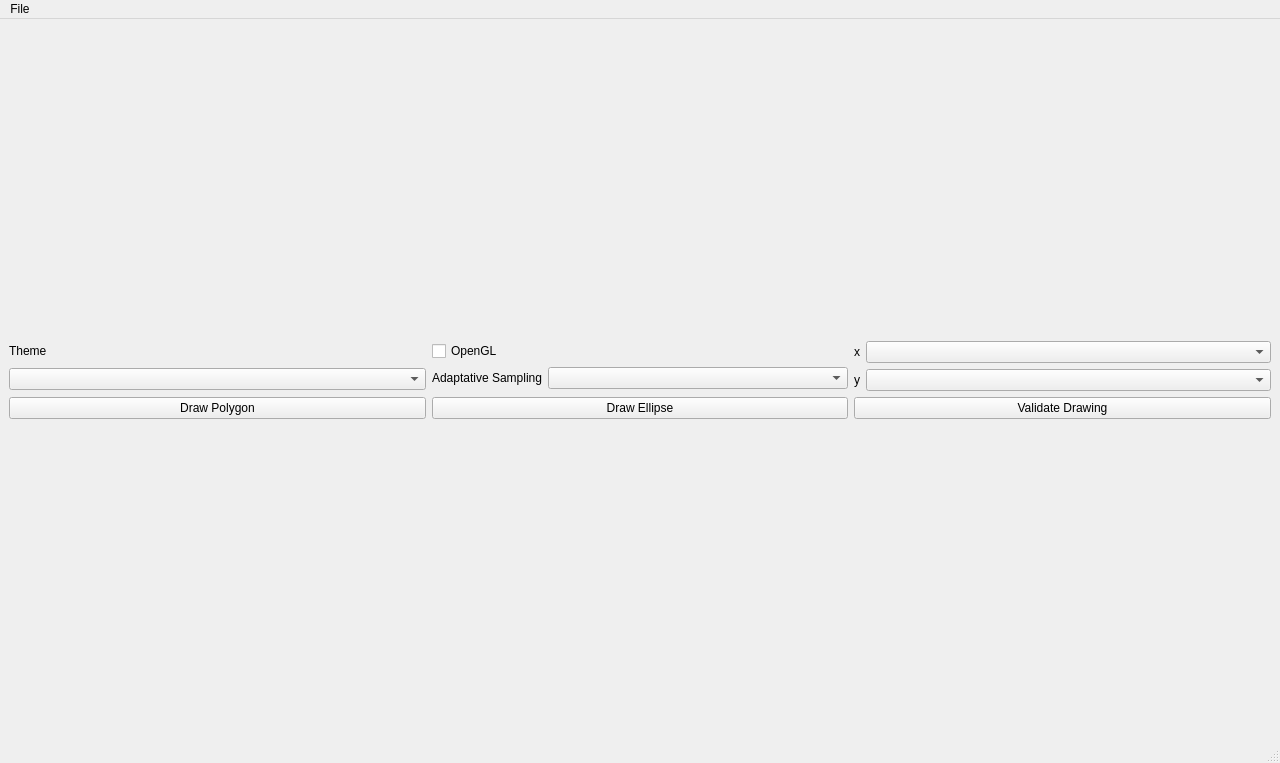
<?xml version="1.0" encoding="UTF-8"?>
<ui version="4.0">
 <class>GraphWindow</class>
 <widget class="QMainWindow" name="GraphWindow">
  <property name="geometry">
   <rect>
    <x>0</x>
    <y>0</y>
    <width>1280</width>
    <height>763</height>
   </rect>
  </property>
  <property name="minimumSize">
   <size>
    <width>500</width>
    <height>0</height>
   </size>
  </property>
  <property name="windowTitle">
   <string>GraphWindow</string>
  </property>
  <widget class="QWidget" name="centralwidget">
   <property name="layoutDirection">
    <enum>Qt::LeftToRight</enum>
   </property>
   <layout class="QVBoxLayout" name="verticalLayout">
    <item>
     <layout class="QGridLayout" name="gridLayout">
      <item row="0" column="0">
       <widget class="QLabel" name="label">
        <property name="text">
         <string>Theme</string>
        </property>
       </widget>
      </item>
      <item row="1" column="0">
       <widget class="QComboBox" name="themeComboBox"/>
      </item>
      <item row="0" column="1">
       <widget class="QCheckBox" name="setOpenGL">
        <property name="text">
         <string>OpenGL</string>
        </property>
       </widget>
      </item>
      <item row="2" column="1">
       <widget class="QPushButton" name="DrawEllipse">
        <property name="text">
         <string>Draw Ellipse</string>
        </property>
        <property name="checkable">
         <bool>true</bool>
        </property>
        <property name="checked">
         <bool>false</bool>
        </property>
       </widget>
      </item>
      <item row="0" column="2" rowspan="2">
       <layout class="QFormLayout" name="formLayout">
        <item row="0" column="0">
         <widget class="QLabel" name="label_2">
          <property name="text">
           <string>x</string>
          </property>
          <property name="alignment">
           <set>Qt::AlignRight|Qt::AlignTrailing|Qt::AlignVCenter</set>
          </property>
         </widget>
        </item>
        <item row="0" column="1">
         <widget class="QComboBox" name="comboBoxMarqueur1"/>
        </item>
        <item row="1" column="1">
         <widget class="QComboBox" name="comboBoxMarqueur2"/>
        </item>
        <item row="1" column="0">
         <widget class="QLabel" name="label_3">
          <property name="text">
           <string>y</string>
          </property>
          <property name="alignment">
           <set>Qt::AlignRight|Qt::AlignTrailing|Qt::AlignVCenter</set>
          </property>
         </widget>
        </item>
       </layout>
      </item>
      <item row="2" column="2">
       <widget class="QPushButton" name="validateDrawing">
        <property name="text">
         <string>Validate Drawing</string>
        </property>
       </widget>
      </item>
      <item row="1" column="1">
       <layout class="QFormLayout" name="formLayout">
        <item row="0" column="0">
         <widget class="QLabel" name="label_2">
          <property name="text">
           <string>Adaptative Sampling</string>
          </property>
          <property name="alignment">
           <set>Qt::AlignRight|Qt::AlignTrailing|Qt::AlignVCenter</set>
          </property>
         </widget>
        </item>
        <item row="0" column="1">
         <widget class="QComboBox" name="setAdaptativeSampling"/>
        </item>
       </layout>
      </item>
      <item row="2" column="0">
       <widget class="QPushButton" name="DrawPolygon">
        <property name="text">
         <string>Draw Polygon</string>
        </property>
        <property name="checkable">
         <bool>true</bool>
        </property>
       </widget>
      </item>
     </layout>
    </item>
   </layout>
  </widget>
  <widget class="QMenuBar" name="menubar">
   <property name="geometry">
    <rect>
     <x>0</x>
     <y>0</y>
     <width>1280</width>
     <height>20</height>
    </rect>
   </property>
   <widget class="QMenu" name="menuFile">
    <property name="title">
     <string>File</string>
    </property>
    <addaction name="actionOpen"/>
   </widget>
   <addaction name="menuFile"/>
  </widget>
  <widget class="QStatusBar" name="statusbar"/>
  <action name="actiontest2">
   <property name="text">
    <string>test2</string>
   </property>
  </action>
  <action name="actiontest1_1">
   <property name="text">
    <string>test1.1</string>
   </property>
  </action>
  <action name="actiontest1_2">
   <property name="text">
    <string>test1.2</string>
   </property>
  </action>
  <action name="actionOpen">
   <property name="text">
    <string>Open CSV</string>
   </property>
  </action>
 </widget>
 <resources/>
 <connections/>
</ui>
